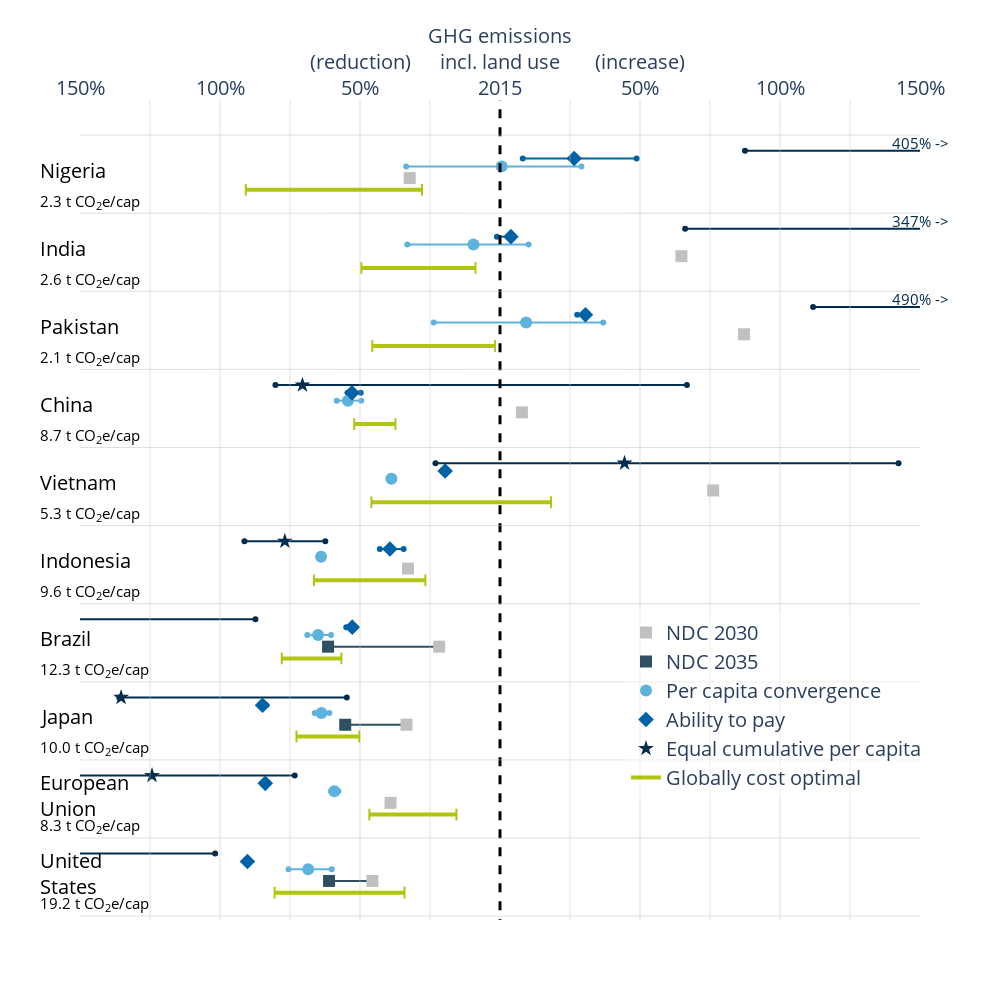

This figure's notebook cell:
### Code cell
wd = 0.15

fig = make_subplots(rows=1, cols=1,
                    horizontal_spacing = 0., vertical_spacing=0.02)

fig.update_layout(height=1000, width=1000)
fs=20

# ============ #
# Actual data
# ============ #

# Vertical lines
fig.add_shape(
    col=1, row=1,
    type="line",
    x0=0, x1=0,
    y0=-1e3, y1=1e3,
    line=dict(color="black",  dash='dash',width=3)
)
for x in [-1.25, -1, -0.75, -0.5, -0.25, 0.25, 0.5, 0.75, 1, 1.25]:
    fig.add_shape(
        col=1, row=1,
        type="line",
        x0=x, x1=x,
        y0=-1e3, y1=1e3,
        line=dict(color="silver", width=0.5)
    )
for y in range(11):
    fig.add_shape(
        col=1, row=1,
        type="line",
        x0=-1e3, x1=1e3,
        y0=y-0.45, y1=y-0.45,
        line=dict(color="silver", width=0.5)
    )

# Data
REGS = ['USA', 'EU', 'JPN', 'BRA', 'IDN', 'VNM', 'CHN', 'PAK', 'IND', 'NGA']

ndcs = []
ndcs2 = []
reds = []
for reg_i, reg in enumerate(REGS):
    ndc_estimate, ndc2, reductions_i, costopt_i = data(reg)
    ndcs.append(ndc_estimate)
    ndcs2.append(ndc2)
    reds.append(reductions_i)
    cty = all_regions_names[all_regions_iso==reg][0].replace(' ', '<br>')
    emiscap_2015 = np.round(float(xr_dataread.GHG_hist.sel(Region=reg, Time=2015)/xr_dataread.Population.sel(Region=reg, Time=2015, Scenario='SSP2')),1)
    if reg == 'USA': cty = 'United<br>States'
    fig.add_annotation(x=-0.05, y=reg_i*1.+0.1, align = 'left',
                       text=cty, xref='paper', yref='y1', showarrow=False, font=dict(color='black', size=20))
    fig.add_annotation(x=-0.05, y=reg_i*1.-0.3, align = 'left',
                       text=str(emiscap_2015)+' t CO<sub>2</sub>e/cap', xref='paper', yref='y1', showarrow=False, font=dict(color='black', size=15))

    # WHISKERS
    c0 = -float(costopt_0.sel(Region=reg).Value)
    c1 = -float(costopt_1.sel(Region=reg).Value)
    for c in [c0, c1]:
        if not np.isnan(c):
            fig.add_shape(type="line", col=1, row=1, showlegend=False,
                        line=dict(color=col1, width=2),
                        x0=c, x1=c,
                        y0=-wd/2 + reg_i-wd , y1=wd/2 + reg_i-wd,
            )
    if reg_i ==0: sl = True
    else: sl = False
    if not np.isnan(c0):
        fig.add_shape(type="line", col=1, row=1,
                    line=dict(color=col1, width=4),
                    showlegend=sl,
                    name='Globally cost optimal',
                    x0=c0, x1=c1,
                    y0= reg_i-wd, y1= reg_i-wd,
        )

    # Horizontal lines for each rule
    for i in range(3):
        mn, mx= red_minmax(reg, ['PCC', 'AP', 'ECPC'][i])
        fig.add_trace(go.Scatter(x=[-mn, -mx],
                                y=[reg_i+wd+0.1*i, reg_i+wd+0.1*i],showlegend=False,
                            line=dict(color=[col3a, col3b, col3c][i], width=2),
        ))

    # Horizontal lines between ndcs
    if not np.isnan(ndc2):
        fig.add_trace(go.Scatter(x=[-ndc_estimate, -ndc2],
                                y=[reg_i, reg_i],showlegend=False,
                            line=dict(color=col2, width=2),
        ))


# NDC 2030
fig.add_trace(go.Scatter(
    x=-np.array(ndcs),
    y=np.arange(len(REGS)),
    mode='markers',
    name='NDC 2030',
    showlegend=True,
    marker=dict(
        symbol='square',
        size=12,         # Marker size
        color='silver'     # Marker color
    )
))

# NDC 2035
fig.add_trace(go.Scatter(
    x=-np.array(ndcs2),
    y=np.arange(len(REGS)),
    mode='markers',
    name='NDC 2035',
    showlegend=True,
    marker=dict(
        symbol='square',
        size=12,         # Marker size
        color=col2     # Marker color
    )
))

# rules
for i in range(3):
    fig.add_trace(go.Scatter(
        x=-np.array(reds)[:, i],
        y=np.arange(len(REGS))+wd+0.1*i,
        mode='markers',
        name=['Per capita convergence', 'Ability to pay', 'Equal cumulative per capita'][i],
        showlegend=True,
        marker=dict(
            symbol=['circle', 'diamond', 'star'][i],
            size=12,         # Marker size
            color=[col3a, col3b, col3c][i]     # Marker color
        )
    ))

    # Indicate ends
    for j in range(len(np.array(reds))):
        if -np.array(reds)[j, i] > 1.5:
            val = str(int(100*float(-np.array(reds)[j, i])))
            fig.add_annotation(x=1.5, y=j+wd+0.1*i+0.1, align = 'left',
                            text=val+'% ->', xref='x1', yref='y1', showarrow=False, font=dict(color=[col3a, col3b, col3c][i], size=15))

fig.update_xaxes(row=1, col=1, range=(-1.5, 1.5), tickfont=dict(size=20), side='top',
                    tickvals=[-1.5, -1, -0.5, 0, 0.5,  1, 1.5],
                    ticktext=['150%', '100%', '(reduction)<br>50%',  'GHG emissions<br>incl. land use<br>2015', '(increase)<br>50%', '100%', '150%'])

fig.update_layout(
    plot_bgcolor='white',
    paper_bgcolor='white',
        legend=dict(
        title='',     # Optional title
        x=0.65, y=0.15,            # Positioning (top-right)
        bgcolor='rgba(255,255,255,0.5)',  # Semi-transparent background
        bordercolor='black',
        borderwidth=0,
        font=dict(size=20)
    ),
)
fig.update_yaxes(row=1, col=1, range=(-0.5, 10
                                      ), showticklabels=False)
fig.write_image("../../../Figures/COMMITTEDpolicybrief/"+figname+".png", scale=5)
fig.write_image("../../../Figures/COMMITTEDpolicybrief/"+figname+".svg", scale=5)
fig.show()

### Figure 1 — Plotly figure (JSON) as saved in the notebook; plotly's stock layout.template omitted (floating-point values rounded to 4 significant figures)
{"data": [{"line": {"color": "#5db2de", "width": 2}, "showlegend": false, "type": "scatter", "x": [-0.7552, -0.601], "y": [0.15, 0.15]}, {"line": {"color": "#0062a6", "width": 2}, "showlegend": false, "type": "scatter", "x": [-0.902, -0.8934], "y": [0.25, 0.25]}, {"line": {"color": "#002c4d", "width": 2}, "showlegend": false, "type": "scatter", "x": [-4.957, -1.017], "y": [0.35, 0.35]}, {"line": {"color": "#2e5061", "width": 2}, "showlegend": false, "type": "scatter", "x": [-0.4559, -0.6106], "y": [0, 0]}, {"line": {"color": "#5db2de", "width": 2}, "showlegend": false, "type": "scatter", "x": [-0.6036, -0.577], "y": [1.15, 1.15]}, {"line": {"color": "#0062a6", "width": 2}, "showlegend": false, "type": "scatter", "x": [-0.8465, -0.8384], "y": [1.25, 1.25]}, {"line": {"color": "#002c4d", "width": 2}, "showlegend": false, "type": "scatter", "x": [-1.936, -0.7331], "y": [1.35, 1.35]}, {"line": {"color": "#5db2de", "width": 2}, "showlegend": false, "type": "scatter", "x": [-0.6615, -0.6093], "y": [2.15, 2.15]}, {"line": {"color": "#0062a6", "width": 2}, "showlegend": false, "type": "scatter", "x": [-0.8482, -0.8349], "y": [2.25, 2.25]}, {"line": {"color": "#002c4d", "width": 2}, "showlegend": false, "type": "scatter", "x": [-1.359, -0.5472], "y": [2.35, 2.35]}, {"line": {"color": "#2e5061", "width": 2}, "showlegend": false, "type": "scatter", "x": [-0.334, -0.5528], "y": [2, 2]}, {"line": {"color": "#5db2de", "width": 2}, "showlegend": false, "type": "scatter", "x": [-0.6882, -0.6033], "y": [3.15, 3.15]}, {"line": {"color": "#0062a6", "width": 2}, "showlegend": false, "type": "scatter", "x": [-0.5491, -0.5277], "y": [3.25, 3.25]}, {"line": {"color": "#002c4d", "width": 2}, "showlegend": false, "type": "scatter", "x": [-2.465, -0.8735], "y": [3.35, 3.35]}, {"line": {"color": "#2e5061", "width": 2}, "showlegend": false, "type": "scatter", "x": [-0.2174, -0.6141], "y": [3, 3]}, {"line": {"color": "#5db2de", "width": 2}, "showlegend": false, "type": "scatter", "x": [-0.644, -0.633], "y": [4.15, 4.15]}, {"line": {"color": "#0062a6", "width": 2}, "showlegend": false, "type": "scatter", "x": [-0.4292, -0.3442], "y": [4.25, 4.25]}, {"line": {"color": "#002c4d", "width": 2}, "showlegend": false, "type": "scatter", "x": [-0.9127, -0.6239], "y": [4.35, 4.35]}, {"line": {"color": "#5db2de", "width": 2}, "showlegend": false, "type": "scatter", "x": [-0.3973, -0.3799], "y": [5.15, 5.15]}, {"line": {"color": "#0062a6", "width": 2}, "showlegend": false, "type": "scatter", "x": [-0.2052, -0.196], "y": [5.25, 5.25]}, {"line": {"color": "#002c4d", "width": 2}, "showlegend": false, "type": "scatter", "x": [-0.2304, 1.423], "y": [5.35, 5.35]}, {"line": {"color": "#5db2de", "width": 2}, "showlegend": false, "type": "scatter", "x": [-0.5831, -0.4955], "y": [6.15, 6.15]}, {"line": {"color": "#0062a6", "width": 2}, "showlegend": false, "type": "scatter", "x": [-0.5442, -0.4976], "y": [6.25, 6.25]}, {"line": {"color": "#002c4d", "width": 2}, "showlegend": false, "type": "scatter", "x": [-0.802, 0.6675], "y": [6.35, 6.35]}, {"line": {"color": "#5db2de", "width": 2}, "showlegend": false, "type": "scatter", "x": [-0.2368, 0.3686], "y": [7.15, 7.15]}, {"line": {"color": "#0062a6", "width": 2}, "showlegend": false, "type": "scatter", "x": [0.2758, 0.3053], "y": [7.25, 7.25]}, {"line": {"color": "#002c4d", "width": 2}, "showlegend": false, "type": "scatter", "x": [1.118, 7.494], "y": [7.35, 7.35]}, {"line": {"color": "#5db2de", "width": 2}, "showlegend": false, "type": "scatter", "x": [-0.331, 0.102], "y": [8.15, 8.15]}, {"line": {"color": "#0062a6", "width": 2}, "showlegend": false, "type": "scatter", "x": [-0.0109, 0.03896], "y": [8.25, 8.25]}, {"line": {"color": "#002c4d", "width": 2}, "showlegend": false, "type": "scatter", "x": [0.6612, 6.908], "y": [8.35, 8.35]}, {"line": {"color": "#5db2de", "width": 2}, "showlegend": false, "type": "scatter", "x": [-0.3351, 0.2907], "y": [9.15, 9.15]}, {"line": {"color": "#0062a6", "width": 2}, "showlegend": false, "type": "scatter", "x": [0.08126, 0.4879], "y": [9.25, 9.25]}, {"line": {"color": "#002c4d", "width": 2}, "showlegend": false, "type": "scatter", "x": [0.8749, 5.579], "y": [9.35, 9.35]}, {"marker": {"color": "silver", "size": 12, "symbol": "square"}, "mode": "markers", "name": "NDC 2030", "showlegend": true, "type": "scatter", "x": [-0.4559, -0.3909, -0.334, -0.2174, -0.3285, 0.7613, 0.07828, 0.8716, 0.6479, -0.3225], "y": [0, 1, 2, 3, 4, 5, 6, 7, 8, 9]}, {"marker": {"color": "#2e5061", "size": 12, "symbol": "square"}, "mode": "markers", "name": "NDC 2035", "showlegend": true, "type": "scatter", "x": [-0.6106, null, -0.5528, -0.6141, null, null, null, null, null, null], "y": [0, 1, 2, 3, 4, 5, 6, 7, 8, 9]}, {"marker": {"color": "#5db2de", "size": 12, "symbol": "circle"}, "mode": "markers", "name": "Per capita convergence", "showlegend": true, "type": "scatter", "x": [-0.6851, -0.5914, -0.6377, -0.6496, -0.639, -0.3879, -0.5432, 0.09315, -0.09474, 0.00601], "y": [0.15, 1.15, 2.15, 3.15, 4.15, 5.15, 6.15, 7.15, 8.15, 9.15]}, {"marker": {"color": "#0062a6", "size": 12, "symbol": "diamond"}, "mode": "markers", "name": "Ability to pay", "showlegend": true, "type": "scatter", "x": [-0.902, -0.8384, -0.8482, -0.5277, -0.3932, -0.196, -0.5287, 0.3053, 0.03896, 0.2648], "y": [0.25, 1.25, 2.25, 3.25, 4.25, 5.25, 6.25, 7.25, 8.25, 9.25]}, {"marker": {"color": "#002c4d", "size": 12, "symbol": "star"}, "mode": "markers", "name": "Equal cumulative per capita", "showlegend": true, "type": "scatter", "x": [-2.245, -1.243, -1.353, -1.669, -0.7685, 0.4447, -0.7055, 4.903, 3.473, 4.058], "y": [0.35, 1.35, 2.35, 3.35, 4.35, 5.35, 6.35, 7.35, 8.35, 9.35]}], "layout": {"annotations": [{"align": "left", "font": {"color": "black", "size": 20}, "showarrow": false, "text": "United<br>States", "x": -0.05, "xref": "paper", "y": 0.1, "yref": "y"}, {"align": "left", "font": {"color": "black", "size": 15}, "showarrow": false, "text": "19.2 t CO<sub>2</sub>e/cap", "x": -0.05, "xref": "paper", "y": -0.3, "yref": "y"}, {"align": "left", "font": {"color": "black", "size": 20}, "showarrow": false, "text": "European<br>Union", "x": -0.05, "xref": "paper", "y": 1.1, "yref": "y"}, {"align": "left", "font": {"color": "black", "size": 15}, "showarrow": false, "text": "8.3 t CO<sub>2</sub>e/cap", "x": -0.05, "xref": "paper", "y": 0.7, "yref": "y"}, {"align": "left", "font": {"color": "black", "size": 20}, "showarrow": false, "text": "Japan", "x": -0.05, "xref": "paper", "y": 2.1, "yref": "y"}, {"align": "left", "font": {"color": "black", "size": 15}, "showarrow": false, "text": "10.0 t CO<sub>2</sub>e/cap", "x": -0.05, "xref": "paper", "y": 1.7, "yref": "y"}, {"align": "left", "font": {"color": "black", "size": 20}, "showarrow": false, "text": "Brazil", "x": -0.05, "xref": "paper", "y": 3.1, "yref": "y"}, {"align": "left", "font": {"color": "black", "size": 15}, "showarrow": false, "text": "12.3 t CO<sub>2</sub>e/cap", "x": -0.05, "xref": "paper", "y": 2.7, "yref": "y"}, {"align": "left", "font": {"color": "black", "size": 20}, "showarrow": false, "text": "Indonesia", "x": -0.05, "xref": "paper", "y": 4.1, "yref": "y"}, {"align": "left", "font": {"color": "black", "size": 15}, "showarrow": false, "text": "9.6 t CO<sub>2</sub>e/cap", "x": -0.05, "xref": "paper", "y": 3.7, "yref": "y"}, {"align": "left", "font": {"color": "black", "size": 20}, "showarrow": false, "text": "Vietnam", "x": -0.05, "xref": "paper", "y": 5.1, "yref": "y"}, {"align": "left", "font": {"color": "black", "size": 15}, "showarrow": false, "text": "5.3 t CO<sub>2</sub>e/cap", "x": -0.05, "xref": "paper", "y": 4.7, "yref": "y"}, {"align": "left", "font": {"color": "black", "size": 20}, "showarrow": false, "text": "China", "x": -0.05, "xref": "paper", "y": 6.1, "yref": "y"}, {"align": "left", "font": {"color": "black", "size": 15}, "showarrow": false, "text": "8.7 t CO<sub>2</sub>e/cap", "x": -0.05, "xref": "paper", "y": 5.7, "yref": "y"}, {"align": "left", "font": {"color": "black", "size": 20}, "showarrow": false, "text": "Pakistan", "x": -0.05, "xref": "paper", "y": 7.1, "yref": "y"}, {"align": "left", "font": {"color": "black", "size": 15}, "showarrow": false, "text": "2.1 t CO<sub>2</sub>e/cap", "x": -0.05, "xref": "paper", "y": 6.7, "yref": "y"}, {"align": "left", "font": {"color": "black", "size": 20}, "showarrow": false, "text": "India", "x": -0.05, "xref": "paper", "y": 8.1, "yref": "y"}, {"align": "left", "font": {"color": "black", "size": 15}, "showarrow": false, "text": "2.6 t CO<sub>2</sub>e/cap", "x": -0.05, "xref": "paper", "y": 7.7, "yref": "y"}, {"align": "left", "font": {"color": "black", "size": 20}, "showarrow": false, "text": "Nigeria", "x": -0.05, "xref": "paper", "y": 9.1, "yref": "y"}, {"align": "left", "font": {"color": "black", "size": 15}, "showarrow": false, "text": "2.3 t CO<sub>2</sub>e/cap", "x": -0.05, "xref": "paper", "y": 8.7, "yref": "y"}, {"align": "left", "font": {"color": "#002c4d", "size": 15}, "showarrow": false, "text": "490% ->", "x": 1.5, "xref": "x", "y": 7.45, "yref": "y"}, {"align": "left", "font": {"color": "#002c4d", "size": 15}, "showarrow": false, "text": "347% ->", "x": 1.5, "xref": "x", "y": 8.45, "yref": "y"}, {"align": "left", "font": {"color": "#002c4d", "size": 15}, "showarrow": false, "text": "405% ->", "x": 1.5, "xref": "x", "y": 9.45, "yref": "y"}], "height": 1000, "legend": {"bgcolor": "rgba(255,255,255,0.5)", "bordercolor": "black", "borderwidth": 0, "font": {"size": 20}, "title": {"text": ""}, "x": 0.65, "y": 0.15}, "paper_bgcolor": "white", "plot_bgcolor": "white", "shapes": [{"line": {"color": "black", "dash": "dash", "width": 3}, "type": "line", "x0": 0, "x1": 0, "xref": "x", "y0": -1000, "y1": 1000, "yref": "y"}, {"line": {"color": "silver", "width": 0.5}, "type": "line", "x0": -1.25, "x1": -1.25, "xref": "x", "y0": -1000, "y1": 1000, "yref": "y"}, {"line": {"color": "silver", "width": 0.5}, "type": "line", "x0": -1, "x1": -1, "xref": "x", "y0": -1000, "y1": 1000, "yref": "y"}, {"line": {"color": "silver", "width": 0.5}, "type": "line", "x0": -0.75, "x1": -0.75, "xref": "x", "y0": -1000, "y1": 1000, "yref": "y"}, {"line": {"color": "silver", "width": 0.5}, "type": "line", "x0": -0.5, "x1": -0.5, "xref": "x", "y0": -1000, "y1": 1000, "yref": "y"}, {"line": {"color": "silver", "width": 0.5}, "type": "line", "x0": -0.25, "x1": -0.25, "xref": "x", "y0": -1000, "y1": 1000, "yref": "y"}, {"line": {"color": "silver", "width": 0.5}, "type": "line", "x0": 0.25, "x1": 0.25, "xref": "x", "y0": -1000, "y1": 1000, "yref": "y"}, {"line": {"color": "silver", "width": 0.5}, "type": "line", "x0": 0.5, "x1": 0.5, "xref": "x", "y0": -1000, "y1": 1000, "yref": "y"}, {"line": {"color": "silver", "width": 0.5}, "type": "line", "x0": 0.75, "x1": 0.75, "xref": "x", "y0": -1000, "y1": 1000, "yref": "y"}, {"line": {"color": "silver", "width": 0.5}, "type": "line", "x0": 1, "x1": 1, "xref": "x", "y0": -1000, "y1": 1000, "yref": "y"}, {"line": {"color": "silver", "width": 0.5}, "type": "line", "x0": 1.25, "x1": 1.25, "xref": "x", "y0": -1000, "y1": 1000, "yref": "y"}, {"line": {"color": "silver", "width": 0.5}, "type": "line", "x0": -1000, "x1": 1000, "xref": "x", "y0": -0.45, "y1": -0.45, "yref": "y"}, {"line": {"color": "silver", "width": 0.5}, "type": "line", "x0": -1000, "x1": 1000, "xref": "x", "y0": 0.55, "y1": 0.55, "yref": "y"}, {"line": {"color": "silver", "width": 0.5}, "type": "line", "x0": -1000, "x1": 1000, "xref": "x", "y0": 1.55, "y1": 1.55, "yref": "y"}, {"line": {"color": "silver", "width": 0.5}, "type": "line", "x0": -1000, "x1": 1000, "xref": "x", "y0": 2.55, "y1": 2.55, "yref": "y"}, {"line": {"color": "silver", "width": 0.5}, "type": "line", "x0": -1000, "x1": 1000, "xref": "x", "y0": 3.55, "y1": 3.55, "yref": "y"}, {"line": {"color": "silver", "width": 0.5}, "type": "line", "x0": -1000, "x1": 1000, "xref": "x", "y0": 4.55, "y1": 4.55, "yref": "y"}, {"line": {"color": "silver", "width": 0.5}, "type": "line", "x0": -1000, "x1": 1000, "xref": "x", "y0": 5.55, "y1": 5.55, "yref": "y"}, {"line": {"color": "silver", "width": 0.5}, "type": "line", "x0": -1000, "x1": 1000, "xref": "x", "y0": 6.55, "y1": 6.55, "yref": "y"}, {"line": {"color": "silver", "width": 0.5}, "type": "line", "x0": -1000, "x1": 1000, "xref": "x", "y0": 7.55, "y1": 7.55, "yref": "y"}, {"line": {"color": "silver", "width": 0.5}, "type": "line", "x0": -1000, "x1": 1000, "xref": "x", "y0": 8.55, "y1": 8.55, "yref": "y"}, {"line": {"color": "silver", "width": 0.5}, "type": "line", "x0": -1000, "x1": 1000, "xref": "x", "y0": 9.55, "y1": 9.55, "yref": "y"}, {"line": {"color": "#afc50f", "width": 2}, "showlegend": false, "type": "line", "x0": -0.805, "x1": -0.805, "xref": "x", "y0": -0.225, "y1": -0.075, "yref": "y"}, {"line": {"color": "#afc50f", "width": 2}, "showlegend": false, "type": "line", "x0": -0.3411, "x1": -0.3411, "xref": "x", "y0": -0.225, "y1": -0.075, "yref": "y"}, {"line": {"color": "#afc50f", "width": 4}, "name": "Globally cost optimal", "showlegend": true, "type": "line", "x0": -0.805, "x1": -0.3411, "xref": "x", "y0": -0.15, "y1": -0.15, "yref": "y"}, {"line": {"color": "#afc50f", "width": 2}, "showlegend": false, "type": "line", "x0": -0.4666, "x1": -0.4666, "xref": "x", "y0": 0.775, "y1": 0.925, "yref": "y"}, {"line": {"color": "#afc50f", "width": 2}, "showlegend": false, "type": "line", "x0": -0.1555, "x1": -0.1555, "xref": "x", "y0": 0.775, "y1": 0.925, "yref": "y"}, {"line": {"color": "#afc50f", "width": 4}, "name": "Globally cost optimal", "showlegend": false, "type": "line", "x0": -0.4666, "x1": -0.1555, "xref": "x", "y0": 0.85, "y1": 0.85, "yref": "y"}, {"line": {"color": "#afc50f", "width": 2}, "showlegend": false, "type": "line", "x0": -0.7269, "x1": -0.7269, "xref": "x", "y0": 1.775, "y1": 1.925, "yref": "y"}, {"line": {"color": "#afc50f", "width": 2}, "showlegend": false, "type": "line", "x0": -0.5025, "x1": -0.5025, "xref": "x", "y0": 1.775, "y1": 1.925, "yref": "y"}, {"line": {"color": "#afc50f", "width": 4}, "name": "Globally cost optimal", "showlegend": false, "type": "line", "x0": -0.7269, "x1": -0.5025, "xref": "x", "y0": 1.85, "y1": 1.85, "yref": "y"}, {"line": {"color": "#afc50f", "width": 2}, "showlegend": false, "type": "line", "x0": -0.7794, "x1": -0.7794, "xref": "x", "y0": 2.775, "y1": 2.925, "yref": "y"}, {"line": {"color": "#afc50f", "width": 2}, "showlegend": false, "type": "line", "x0": -0.5664, "x1": -0.5664, "xref": "x", "y0": 2.775, "y1": 2.925, "yref": "y"}, {"line": {"color": "#afc50f", "width": 4}, "name": "Globally cost optimal", "showlegend": false, "type": "line", "x0": -0.7794, "x1": -0.5664, "xref": "x", "y0": 2.85, "y1": 2.85, "yref": "y"}, {"line": {"color": "#afc50f", "width": 2}, "showlegend": false, "type": "line", "x0": -0.6646, "x1": -0.6646, "xref": "x", "y0": 3.775, "y1": 3.925, "yref": "y"}, {"line": {"color": "#afc50f", "width": 2}, "showlegend": false, "type": "line", "x0": -0.2665, "x1": -0.2665, "xref": "x", "y0": 3.775, "y1": 3.925, "yref": "y"}, {"line": {"color": "#afc50f", "width": 4}, "name": "Globally cost optimal", "showlegend": false, "type": "line", "x0": -0.6646, "x1": -0.2665, "xref": "x", "y0": 3.85, "y1": 3.85, "yref": "y"}, {"line": {"color": "#afc50f", "width": 2}, "showlegend": false, "type": "line", "x0": -0.4594, "x1": -0.4594, "xref": "x", "y0": 4.775, "y1": 4.925, "yref": "y"}, {"line": {"color": "#afc50f", "width": 2}, "showlegend": false, "type": "line", "x0": 0.1824, "x1": 0.1824, "xref": "x", "y0": 4.775, "y1": 4.925, "yref": "y"}, {"line": {"color": "#afc50f", "width": 4}, "name": "Globally cost optimal", "showlegend": false, "type": "line", "x0": -0.4594, "x1": 0.1824, "xref": "x", "y0": 4.85, "y1": 4.85, "yref": "y"}, {"line": {"color": "#afc50f", "width": 2}, "showlegend": false, "type": "line", "x0": -0.5207, "x1": -0.5207, "xref": "x", "y0": 5.775, "y1": 5.925, "yref": "y"}, {"line": {"color": "#afc50f", "width": 2}, "showlegend": false, "type": "line", "x0": -0.3732, "x1": -0.3732, "xref": "x", "y0": 5.775, "y1": 5.925, "yref": "y"}, {"line": {"color": "#afc50f", "width": 4}, "name": "Globally cost optimal", "showlegend": false, "type": "line", "x0": -0.5207, "x1": -0.3732, "xref": "x", "y0": 5.85, "y1": 5.85, "yref": "y"}, {"line": {"color": "#afc50f", "width": 2}, "showlegend": false, "type": "line", "x0": -0.4561, "x1": -0.4561, "xref": "x", "y0": 6.775, "y1": 6.925, "yref": "y"}, {"line": {"color": "#afc50f", "width": 2}, "showlegend": false, "type": "line", "x0": -0.01756, "x1": -0.01756, "xref": "x", "y0": 6.775, "y1": 6.925, "yref": "y"}, {"line": {"color": "#afc50f", "width": 4}, "name": "Globally cost optimal", "showlegend": false, "type": "line", "x0": -0.4561, "x1": -0.01756, "xref": "x", "y0": 6.85, "y1": 6.85, "yref": "y"}, {"line": {"color": "#afc50f", "width": 2}, "showlegend": false, "type": "line", "x0": -0.4948, "x1": -0.4948, "xref": "x", "y0": 7.775, "y1": 7.925, "yref": "y"}, {"line": {"color": "#afc50f", "width": 2}, "showlegend": false, "type": "line", "x0": -0.08754, "x1": -0.08754, "xref": "x", "y0": 7.775, "y1": 7.925, "yref": "y"}, {"line": {"color": "#afc50f", "width": 4}, "name": "Globally cost optimal", "showlegend": false, "type": "line", "x0": -0.4948, "x1": -0.08754, "xref": "x", "y0": 7.85, "y1": 7.85, "yref": "y"}, {"line": {"color": "#afc50f", "width": 2}, "showlegend": false, "type": "line", "x0": -0.9079, "x1": -0.9079, "xref": "x", "y0": 8.775, "y1": 8.925, "yref": "y"}, {"line": {"color": "#afc50f", "width": 2}, "showlegend": false, "type": "line", "x0": -0.2788, "x1": -0.2788, "xref": "x", "y0": 8.775, "y1": 8.925, "yref": "y"}, {"line": {"color": "#afc50f", "width": 4}, "name": "Globally cost optimal", "showlegend": false, "type": "line", "x0": -0.9079, "x1": -0.2788, "xref": "x", "y0": 8.85, "y1": 8.85, "yref": "y"}], "width": 1000, "xaxis": {"anchor": "y", "domain": [0, 1], "range": [-1.5, 1.5], "side": "top", "tickfont": {"size": 20}, "ticktext": ["150%", "100%", "(reduction)<br>50%", "GHG emissions<br>incl. land use<br>2015", "(increase)<br>50%", "100%", "150%"], "tickvals": [-1.5, -1, -0.5, 0, 0.5, 1, 1.5]}, "yaxis": {"anchor": "x", "domain": [0, 1], "range": [-0.5, 10], "showticklabels": false}}}
